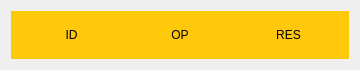
<?xml version="1.0" encoding="UTF-8"?>
<ui version="4.0">
 <class>FinishProcess</class>
 <widget class="QWidget" name="FinishProcess">
  <property name="geometry">
   <rect>
    <x>0</x>
    <y>0</y>
    <width>360</width>
    <height>70</height>
   </rect>
  </property>
  <property name="maximumSize">
   <size>
    <width>360</width>
    <height>70</height>
   </size>
  </property>
  <property name="windowTitle">
   <string>Form</string>
  </property>
  <property name="styleSheet">
   <string notr="true">font: 14pt &quot;Century Gothic&quot;;</string>
  </property>
  <layout class="QGridLayout" name="gridLayout">
   <item row="0" column="0">
    <widget class="QFrame" name="frame">
     <property name="styleSheet">
      <string notr="true">background-color: rgb(255, 200, 11);</string>
     </property>
     <property name="frameShape">
      <enum>QFrame::Box</enum>
     </property>
     <property name="frameShadow">
      <enum>QFrame::Raised</enum>
     </property>
     <property name="lineWidth">
      <number>0</number>
     </property>
     <property name="midLineWidth">
      <number>0</number>
     </property>
     <layout class="QHBoxLayout" name="horizontalLayout">
      <item>
       <widget class="QLabel" name="idLB">
        <property name="styleSheet">
         <string notr="true">color: rgb(0, 0, 0);</string>
        </property>
        <property name="text">
         <string>ID</string>
        </property>
        <property name="alignment">
         <set>Qt::AlignCenter</set>
        </property>
       </widget>
      </item>
      <item>
       <widget class="QLabel" name="opLB">
        <property name="styleSheet">
         <string notr="true">color: rgb(0, 0, 0);</string>
        </property>
        <property name="text">
         <string>OP</string>
        </property>
        <property name="alignment">
         <set>Qt::AlignCenter</set>
        </property>
       </widget>
      </item>
      <item>
       <widget class="QLabel" name="resLB">
        <property name="styleSheet">
         <string notr="true">color: rgb(0, 0, 0);</string>
        </property>
        <property name="text">
         <string>RES</string>
        </property>
        <property name="alignment">
         <set>Qt::AlignCenter</set>
        </property>
       </widget>
      </item>
     </layout>
    </widget>
   </item>
  </layout>
 </widget>
 <resources/>
 <connections/>
</ui>
